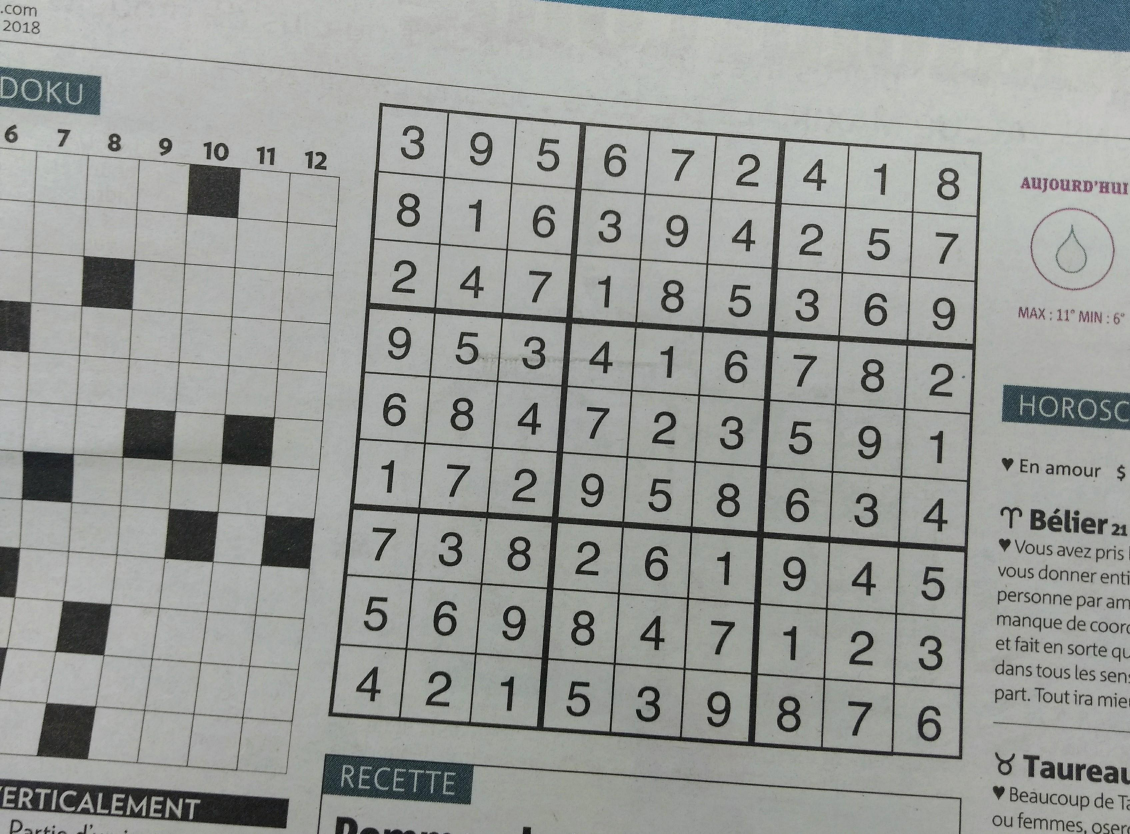
#> input picture VisualSudoku/input/img9.jpg, 3389 x 2501 px (shown at 1/3 size)
$ python imgRead.py
#> lines starting #> are read from the running program, lines starting #| are printed output that depends on the picture; after the words box and inside, x2 and y2 are one past the last pixel; in counts of white or black regions, pixels touching at a corner belong together
#> further down, img is the input picture: shape (2501, 3389, 3); mean B, G, R 152.2, 155.1, 152.3
#from imutils.perspective import four_point_transform
#from imutils import contours
'''
for the loading animation
'''
import sys
import time
import threading

'''
for the rest of the code
'''

import imutils
import cv2
import numpy as np
import pytesseract as pt
import re
#import four_point as fp

desired = {'1','2','3','4','5','6','7','8','9'}
d = []
t1, t2 = time.time(), time.time()
#def animate():
#    i=6
def animated_loading():
    chars = "/—\|"
    for char in chars:
        sys.stdout.write('\r'+'Breaking into parts and recognizing the numbers...'+char)
        time.sleep(.1)
        sys.stdout.flush()

def rectify(h):
    '''
    This function takes a numpy array and
    finds the corners for the actual sudoku puzzle.
    '''
    h = h.reshape((4, 2))
    hnew = np.zeros((4, 2), dtype=np.float32)

    add = h.sum(1)
    hnew[0] = h[np.argmin(add)]
    hnew[2] = h[np.argmax(add)]

    diff = np.diff(h, axis=1)
    hnew[1] = h[np.argmin(diff)]
    hnew[3] = h[np.argmax(diff)]

    return hnew


pt.pytesseract.tesseract_cmd = r'C:\Users\hp\AppData\Local\Programs\Tesseract-OCR\tesseract.exe'
#import numpy as np


def get_puzzle(image):
    h, w, ch= image.shape
#> h = 2500; w = 3388; ch = 3
    #cv2.imshow('before', image)
    blur = cv2.resize(image, None, fx = 449/h, fy = 449/w, interpolation = cv2.INTER_NEAREST)
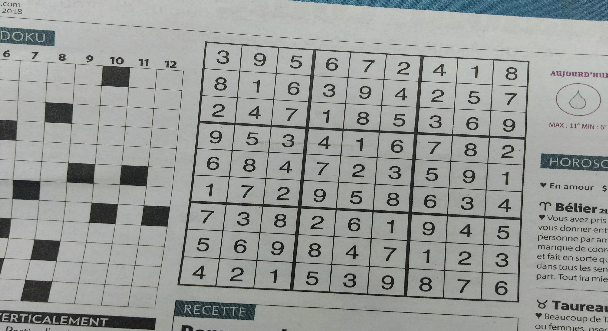
#> blur: shape (331, 608, 3); mean B, G, R 152.3, 155.2, 152.3
    blur = cv2.GaussianBlur(blur, (1, 1), 0)
    grey = cv2.cvtColor(blur, cv2.COLOR_BGR2GRAY)
    grey = cv2.bilateralFilter(grey, 5, 40, 40)
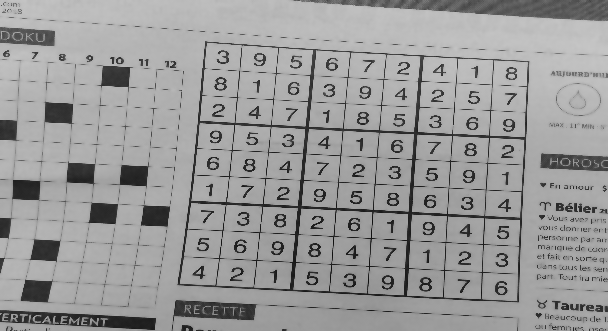
#> grey: shape (331, 608); min 13, max 197, mean 153.8
    thresh = cv2.adaptiveThreshold(grey, 255, 1, 1, 11, 2)
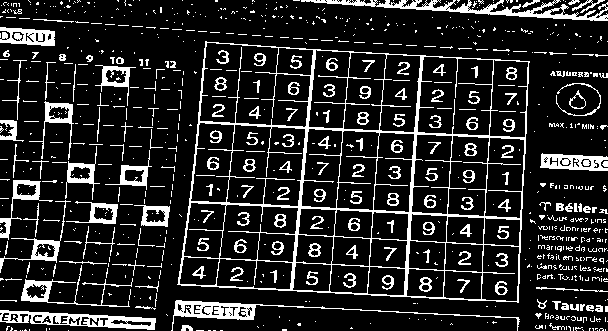
#> thresh: shape (331, 608); 15.5% white; 839 white regions (672 under 20 px)
    #kernel = cv2.getStructuringElement(cv2.MORPH_ERODE, (1, 1))
    #thresh = cv2.morphologyEx(thresh, cv2.MORPH_OPEN, kernel)
    #thresh = 255 - thresh
    return thresh


def warp_img(image):
    # [4 lines of commented-out code are left out]
    conts = cv2.findContours(image, cv2.RETR_EXTERNAL, cv2.CHAIN_APPROX_SIMPLE)
#> conts = 680 contours, 640 with area under 20; largest, box (x1, y1, x2, y2) and area: (177, 41, 530, 303) 80060, (0, 310, 156, 330) 1670, (301, 0, 608, 21) 1416, (171, 300, 520, 331) 1272, (540, 153, 608, 171) 850
    conts = imutils.grab_contours(conts)
    conts = sorted(conts, key=cv2.contourArea, reverse=True)
    for c in conts:
        peri = cv2.arcLength(c, True)
        approx = cv2.approxPolyDP(c, 0.02*peri, True)
        if len(approx) == 4:
            approx = rectify(approx)
            h = np.array([[0, 0], [449, 0], [449, 449], [0, 449]], np.float32)
            retval = cv2.getPerspectiveTransform(approx, h)
            warp = cv2.warpPerspective(image, retval, (450, 450))
            warp = 255 - warp
            return warp
#> this loop made 1 pass
#> (peri, approx, h, add in rectify, diff in rectify) on pass 1: (1180.9, [[205, 41], [529, 61], [518, 302], [177, 284]], [[0, 0], [449, 0], [449, 449], [0, 449]], [246, 461, 820, 590], [-164, 107, -216, -468])
#> pass 1, in warp_img, `warp = cv2.warpPerspective(image, retval, (450, 450))`:
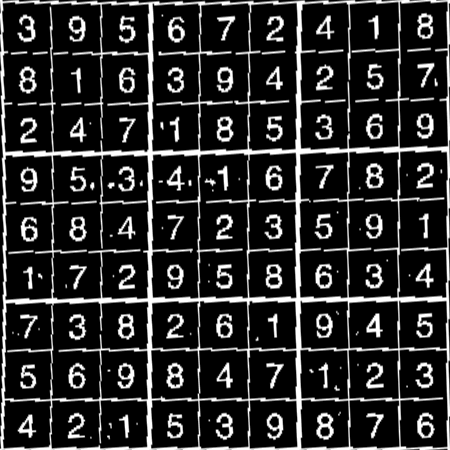
#> warp: shape (450, 450); min 0, max 255, mean 44.5
#> pass 1, in warp_img, `warp = 255 - warp`:
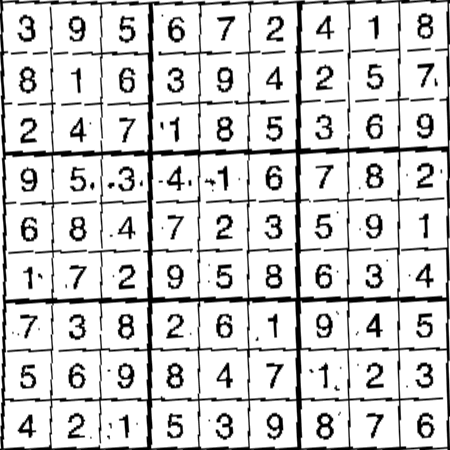
#> warp: shape (450, 450); min 0, max 255, mean 210.5

def break_parts(image):
    global d
    arr = np.split(image, 9, 1)
    #z=0
    for i in range(9):
        arr2 = np.split(arr[i], 9)
        for j in range(9):
            # [4 lines of commented-out code are left out]
            arr2[j] = arr2[j][5:-5 ,8:-8]
            #if count_black > count_white:
                #arr2[j] = 255 - arr2[j]
            arr2[j] = cv2.copyMakeBorder(arr2[j], 8, 8, 8, 8, cv2.BORDER_CONSTANT, value=(255, 255, 255))
            #else:
                #arr2[j] = cv2.copyMakeBorder(arr2[j], 8, 8, 8, 8, cv2.BORDER_CONSTANT, value=(0, 0, 0))
            value = re.sub('\x0c','',pt.image_to_string(arr2[j], config='--psm 6 --oem 1 -c tessedit_char_whitelist=123456789'))
            if value == '':
                value = '0\n'
            d.append(value)
            # [5 lines of commented-out code are left out]

'''
name of the input image file (with extension) located in input folder
'''
image_name = 'img9.jpg'


img = cv2.imread(f'input/{image_name}')
print('imported the image...')
h,w,ch = img.shape
if h>= w:
    img = img[ 0:-1,0:-1 ] ##crop
else:
    img = img[ 0:-1,0:-1 ] ##crop
puzzle = get_puzzle(img)
print('applied preprocessing...')
cv2.imshow('processed image', puzzle)
warp = warp_img(puzzle)
print('isolatd the puzzle area...')
#d = pt.image_to_string(warp, config='--psm 13 --oem 3 -c tessedit_char_whitelist=0123456789')
#t = threading.Thread(target=animate)
#t.start()
the_process = threading.Thread(name='break_parts_process', target=break_parts, args =[warp])
the_process.start()
#> (the run stopped early here; a loop or call above may not have finished)

$ run again, with VisualSudoku/input/img6.jpg copied over VisualSudoku/input/img9.jpg
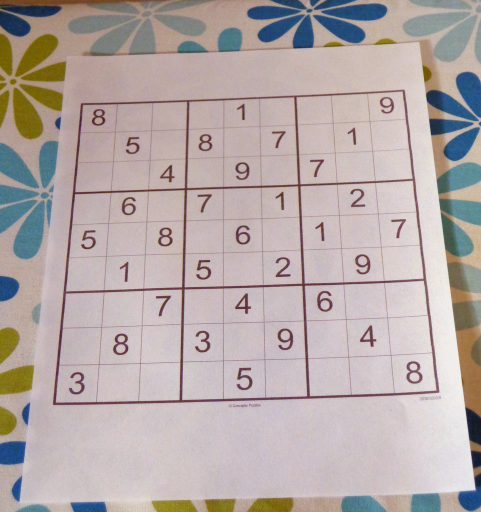
#> input picture VisualSudoku/input/img6.jpg, 962 x 1024 px (shown at 1/2 size)
#> img is the input picture: shape (1024, 962, 3); mean B, G, R 167.9, 169.5, 181
#> img: shape (1023, 961, 3)
#> in get_puzzle, `thresh = cv2.adaptiveThreshold(grey, 255, 1, 1, 11, 2)`:
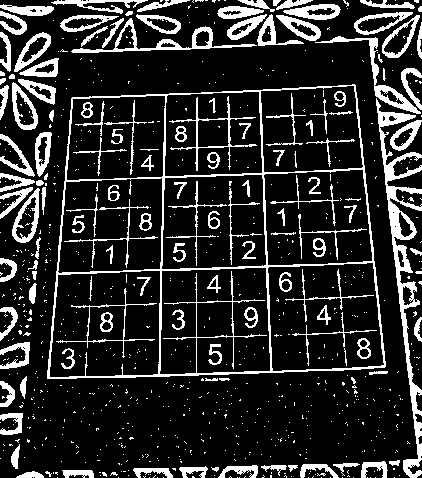
#> thresh: shape (478, 422); 16.9% white; 808 white regions (675 under 20 px)
#> conts = 572 contours, 507 with area under 20; largest, box (x1, y1, x2, y2) and area: (47, 84, 386, 379) 87754, (376, 98, 422, 478) 3330, (71, 18, 257, 53) 1250, (12, 188, 40, 243) 870, (315, 36, 421, 114) 830
#> the loop in warp_img, `for c in conts:` made 1 pass
#> (peri, approx, h, add in rectify, diff in rectify) on pass 1: (1218.2, [[72, 97], [355, 85], [384, 367], [47, 378]], [[0, 0], [449, 0], [449, 449], [0, 449]], [440, 169, 425, 751], [-270, 25, 331, -17])
#> pass 1, in warp_img, `warp = 255 - warp`:
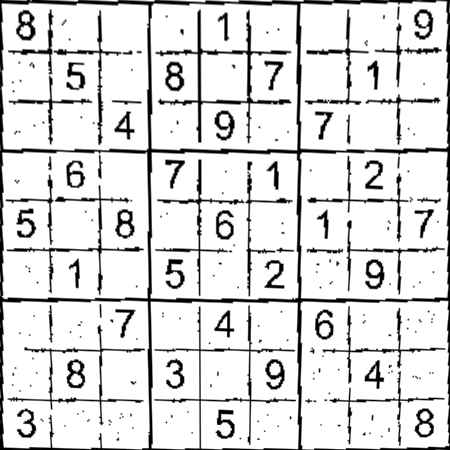
#> warp: shape (450, 450); min 0, max 255, mean 219.8

$ run again, with VisualSudoku/input/img7.jpg copied over VisualSudoku/input/img9.jpg
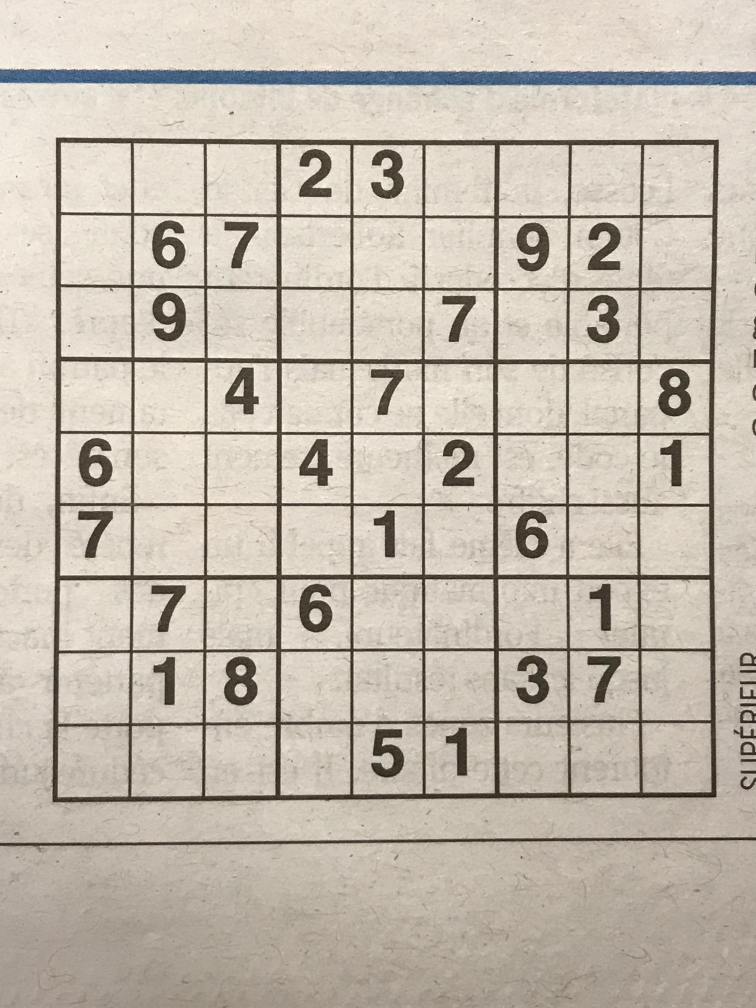
#> input picture VisualSudoku/input/img7.jpg, 3024 x 4032 px (shown at 1/4 size)
#> img is the input picture: shape (4032, 3024, 3); mean B, G, R 174.4, 186.9, 195.3
#> img: shape (4031, 3023, 3)
#> in get_puzzle, `thresh = cv2.adaptiveThreshold(grey, 255, 1, 1, 11, 2)`:
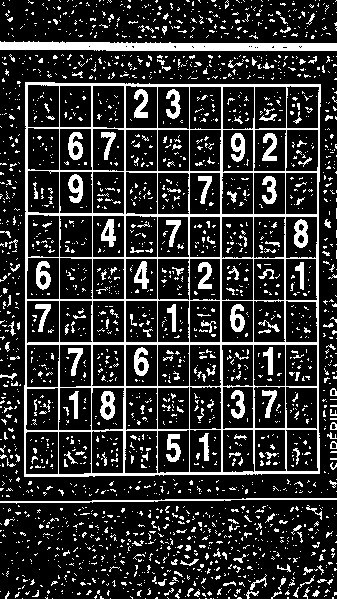
#> thresh: shape (599, 337); 18.7% white; 2271 white regions (2086 under 20 px)
#> conts = 1307 contours, 1286 with area under 20; largest, box (x1, y1, x2, y2) and area: (24, 82, 321, 477) 114786, (0, 41, 337, 51) 2384, (0, 498, 337, 504) 315, (250, 574, 267, 590) 38, (330, 441, 337, 449) 37
#> the loop in warp_img, `for c in conts:` made 1 pass
#> (peri, approx, h, add in rectify, diff in rectify) on pass 1: (1392.5, [[25, 82], [320, 84], [319, 473], [24, 476]], [[0, 0], [449, 0], [449, 449], [0, 449]], [107, 500, 792, 404], [57, 452, 154, -236])
#> pass 1, in warp_img, `warp = 255 - warp`:
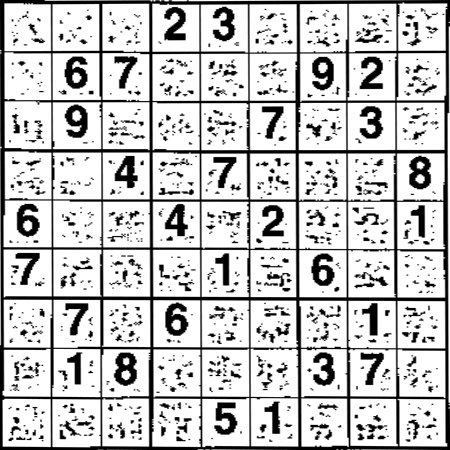
#> warp: shape (450, 450); min 0, max 255, mean 198.5

$ run again, with VisualSudoku/input/img8.jpg copied over VisualSudoku/input/img9.jpg
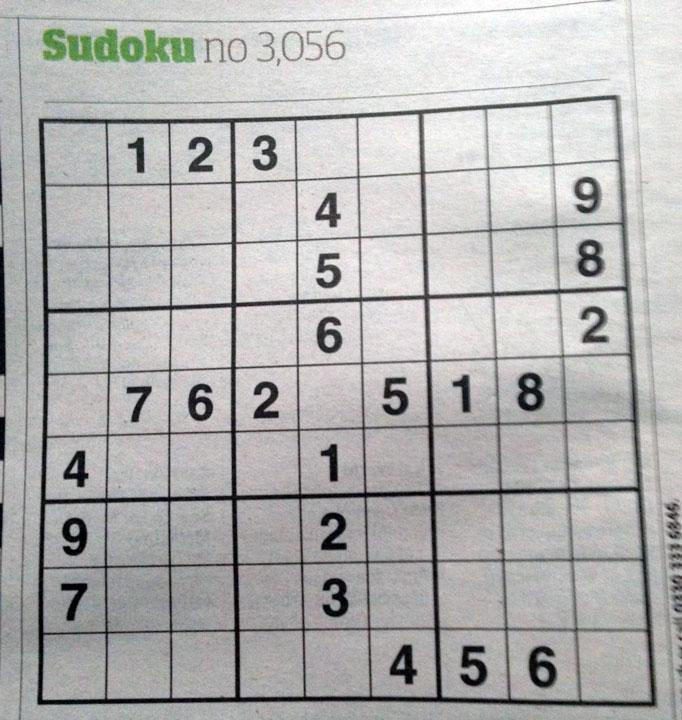
#> input picture VisualSudoku/input/img8.jpg, 682 x 720 px
#> img is the input picture: shape (720, 682, 3); mean B, G, R 177.7, 178.3, 178.6
#> img: shape (719, 681, 3)
#> in get_puzzle, `thresh = cv2.adaptiveThreshold(grey, 255, 1, 1, 11, 2)`:
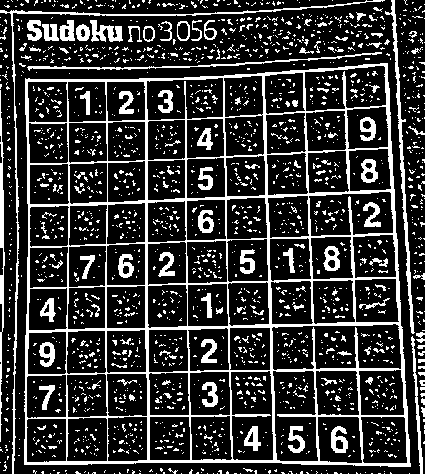
#> thresh: shape (474, 425); 20.7% white; 2029 white regions (1897 under 20 px)
#> conts = 651 contours, 627 with area under 20; largest, box (x1, y1, x2, y2) and area: (24, 63, 411, 467) 144716, (0, 0, 385, 474) 848, (385, 0, 415, 334) 808, (0, 90, 5, 442) 448, (27, 52, 382, 71) 364
#> the loop in warp_img, `for c in conts:` made 1 pass
#> (peri, approx, h, add in rectify, diff in rectify) on pass 1: (1574.7, [[25, 78], [387, 63], [410, 466], [24, 464]], [[0, 0], [449, 0], [449, 449], [0, 449]], [450, 103, 488, 876], [-324, 53, 440, 56])
#> pass 1, in warp_img, `warp = 255 - warp`:
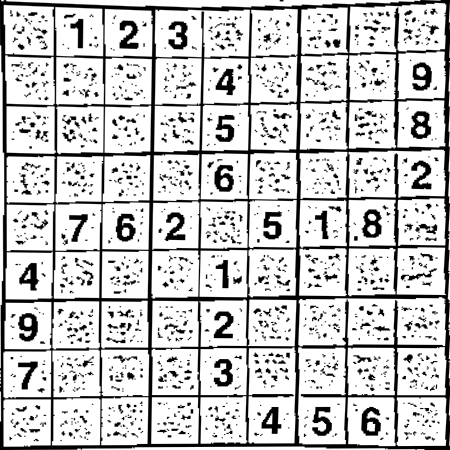
#> warp: shape (450, 450); min 0, max 255, mean 201.1
